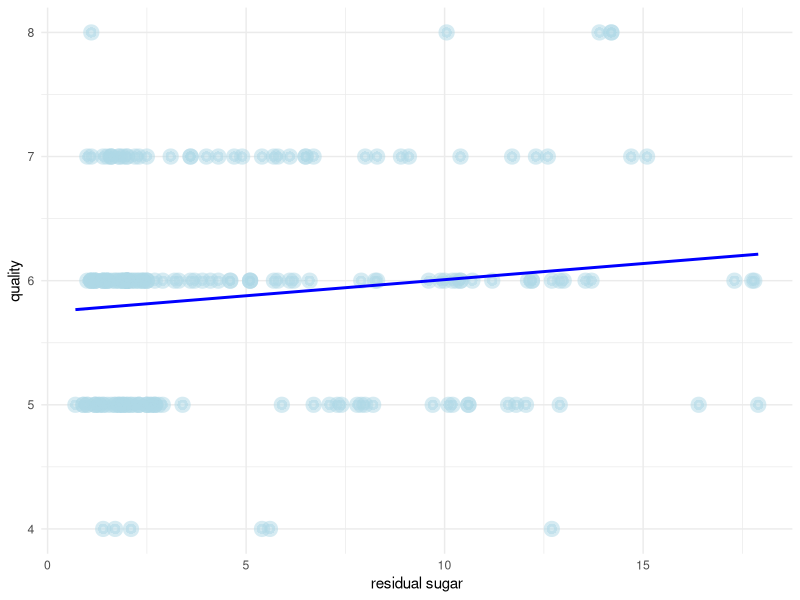
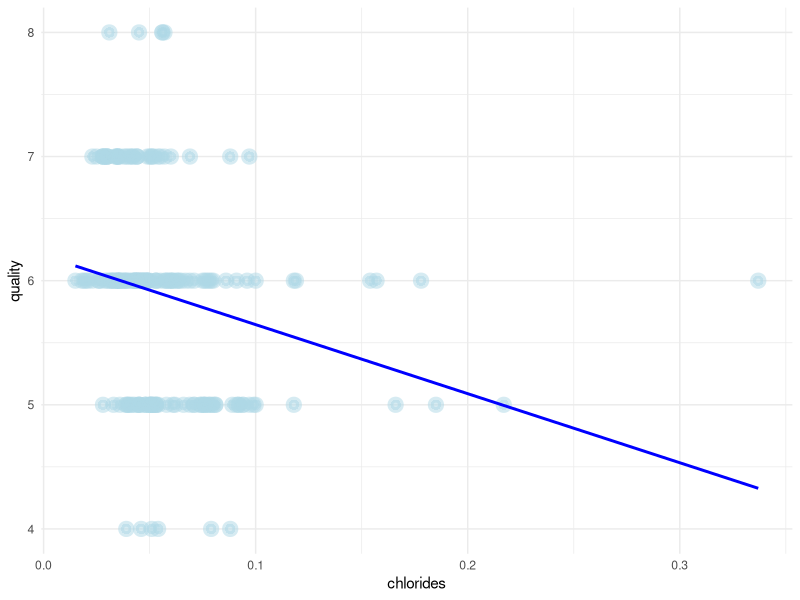

R code for these plots, in order:
#Amanda Polarolo
# Vincent Cifone
##########################
###Creation of a Multi-linear model for Alcohol, pH and Sulphites with respect to Quality

#setwd("C:/Users/Amanda/Documents/GitHub/STAT383_Final")  
# Access to ggplot data visualization
install.packages("ggplot2")         
library(ggplot2)

#Access Dataset's
install.packages("readxl")         
library(readxl)
install.packages("flextable")       
library(flextable)

# Clean Console and Environment
rm(list = ls())
cat("\f")

# Local access to datasets
WineProperties_Red <- read_excel("RedWine_DataSet.xlsx")

##### Get Random Sample of 500 red wines
#Seed for random number generator using pseudo-random number generation which is sufficiently random for our purposes
set.seed(5678)

#Find indexes of the 500 random elements
randomIndexes <- sample(seq_len(nrow(WineProperties_Red)), 200, replace = FALSE)

#Get random data from random index (can choose which data to set after ",")
redWineRandom <- WineProperties_Red[randomIndexes, ]

######Sugar, Chlorides and Quality#

# Creation of linear models -- Quality VS sugar and chlorides~~~~~~~~~~~~~~~~~~~~~~~~~~~~~~~~~~~~~~~~~~~~~~~~~~~~~~~~~~~~~~
red_sug_chlor_quality_mlr <- lm(quality ~ `residual sugar` + chlorides, data = redWineRandom)
print(summary(red_sug_chlor_quality_mlr))

# Scatter Plot: Sugar, chlorides, quality
ggplot(redWineRandom, aes(x=`residual sugar` , y=quality)) +
  geom_point(stroke=3, alpha = 0.5, color = "lightblue") +
  geom_smooth(method='lm', se=FALSE, color="blue") +
  theme_minimal() 

# Scatter Plot: Sugar, chlorides, quality
ggplot(redWineRandom, aes(x=chlorides , y=quality)) +
  geom_point(stroke=3, alpha = 0.5, color = "lightblue") +
  geom_smooth(method='lm', se=FALSE, color="blue") +
  theme_minimal() 

 table <- as_flextable(red_sug_chlor_quality_mlr)
print(table)
